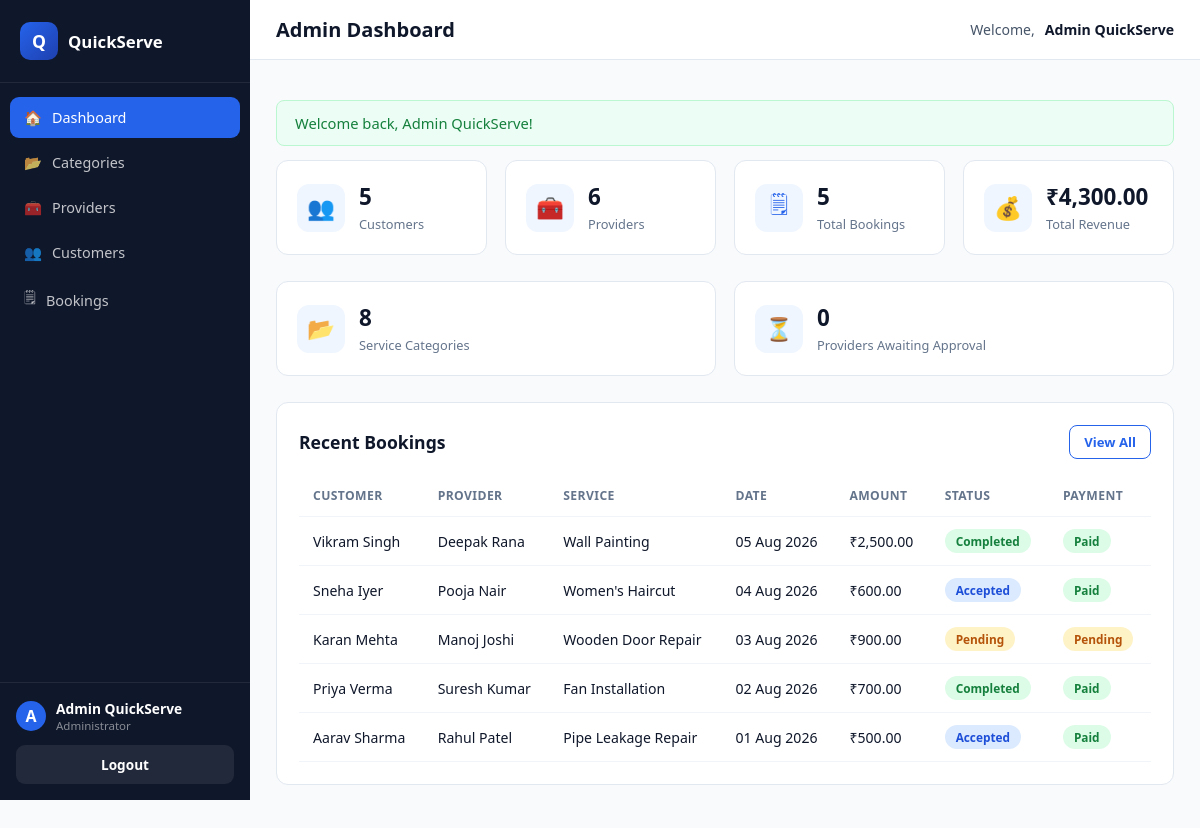
Page /admin/dashboard.php (signed in) on the committed database.
### tables this page shows
CREATE TABLE `bookings` (
  `id` int(11) NOT NULL,
  `customer_id` int(11) DEFAULT NULL,
  `provider_id` int(11) DEFAULT NULL,
  `service_id` int(11) DEFAULT NULL,
  `booking_date` date DEFAULT NULL,
  `booking_time` varchar(20) DEFAULT NULL,
  `address` varchar(255) DEFAULT NULL,
  `amount` decimal(10,2) DEFAULT NULL,
  `booking_status` varchar(30) DEFAULT NULL,
  `payment_status` varchar(30) DEFAULT NULL,
  `created_at` datetime DEFAULT NULL,
  `updated_at` datetime DEFAULT NULL
);

CREATE TABLE `customers` (
  `id` int(11) NOT NULL,
  `full_name` varchar(100) NOT NULL,
  `email` varchar(150) NOT NULL,
  `password` varchar(255) NOT NULL,
  `phone` varchar(15) DEFAULT NULL,
  `address` varchar(255) DEFAULT NULL,
  `profile_image` varchar(255) DEFAULT NULL,
  `status` tinyint(1) DEFAULT 1,
  `created_at` datetime DEFAULT NULL,
  `updated_at` datetime DEFAULT NULL
);

CREATE TABLE `providers` (
  `id` int(11) NOT NULL,
  `full_name` varchar(100) NOT NULL,
  `email` varchar(150) NOT NULL,
  `password` varchar(255) NOT NULL,
  `phone` varchar(15) DEFAULT NULL,
  `category_id` int(11) DEFAULT NULL,
  `experience` int(11) DEFAULT NULL,
  `address` varchar(255) DEFAULT NULL,
  `profile_image` varchar(255) DEFAULT NULL,
  `aadhaar_number` varchar(20) DEFAULT NULL,
  `is_approved` tinyint(1) DEFAULT 0,
  `status` tinyint(1) DEFAULT 1,
  `created_at` datetime DEFAULT NULL,
  `updated_at` datetime DEFAULT NULL
);

CREATE TABLE `services` (
  `id` int(11) NOT NULL,
  `provider_id` int(11) DEFAULT NULL,
  `category_id` int(11) DEFAULT NULL,
  `service_name` varchar(150) NOT NULL,
  `description` text DEFAULT NULL,
  `price` decimal(10,2) DEFAULT NULL,
  `duration` varchar(50) DEFAULT NULL,
  `service_image` varchar(255) DEFAULT NULL,
  `is_available` tinyint(1) DEFAULT 1,
  `created_at` datetime DEFAULT NULL,
  `updated_at` datetime DEFAULT NULL
);

### admin/dashboard.php (the view, shortened to what this page needs)
<?php
require_once __DIR__ . '/../includes/functions.php';
$totalCustomers = (int) $pdo->query("SELECT COUNT(*) FROM customers")->fetchColumn();
$totalProviders = (int) $pdo->query("SELECT COUNT(*) FROM providers")->fetchColumn();
$pendingProviders = (int) $pdo->query("SELECT COUNT(*) FROM providers WHERE is_approved = 0")->fetchColumn();
$totalBookings = (int) $pdo->query("SELECT COUNT(*) FROM bookings")->fetchColumn();
$totalRevenue = (float) $pdo->query("SELECT COALESCE(SUM(amount),0) FROM bookings WHERE payment_status = 'Paid'")->fetchColumn();
$totalCategories = (int) $pdo->query("SELECT COUNT(*) FROM categories")->fetchColumn();
$recentBookings = $pdo->query(
    "SELECT b.*, s.service_name, cu.full_name AS customer_name, p.full_name AS provider_name
     FROM bookings b
     LEFT JOIN services s ON s.id = b.service_id
     LEFT JOIN customers cu ON cu.id = b.customer_id
     LEFT JOIN providers p ON p.id = b.provider_id
     ORDER BY b.created_at DESC LIMIT 8"
)->fetchAll();
require __DIR__ . '/../includes/dash_shell_top.php';
?>
<div class="stat-grid">
  <div class="stat-card"><div class="stat-icon">👥</div><div><strong><?php echo $totalCustomers; ?></strong><span>Customers</span></div></div>
  <div class="stat-card"><div class="stat-icon">🧰</div><div><strong><?php echo $totalProviders; ?></strong><span>Providers</span></div></div>
  <div class="stat-card"><div class="stat-icon">🗒</div><div><strong><?php echo $totalBookings; ?></strong><span>Total Bookings</span></div></div>
  <div class="stat-card"><div class="stat-icon">💰</div><div><strong><?php echo money($totalRevenue); ?></strong><span>Total Revenue</span></div></div>
</div>
<div class="stat-grid" style="grid-template-columns:repeat(2,1fr);">
  <div class="stat-card"><div class="stat-icon">📂</div><div><strong><?php echo $totalCategories; ?></strong><span>Service Categories</span></div></div>
  <div class="stat-card"><div class="stat-icon">⏳</div><div><strong><?php echo $pendingProviders; ?></strong><span>Providers Awaiting Approval</span></div>
  </div>
</div>
<div class="card">
  <div class="card-header">
    <h2>Recent Bookings</h2>
    <a href="<?php echo BASE_URL; ?>admin/bookings.php" class="btn btn-outline btn-sm">View All</a>
  </div>
  <?php if (!$recentBookings): ?>
    <div class="empty-state"><div>🗒</div><p>No bookings yet.</p></div>
  <?php else: ?>
    <div class="table-wrap">
      <table class="data-table">
        <thead><tr><th>Customer</th><th>Provider</th><th>Service</th><th>Date</th><th>Amount</th><th>Status</th><th>Payment</th></tr></thead>
        <tbody>
        <?php foreach ($recentBookings as $b): ?>
          <tr>
            <td><?php echo e($b['customer_name']); ?></td>
            <td><?php echo e($b['provider_name'] ?? 'Unassigned'); ?></td>
            <td><?php echo e($b['service_name']); ?></td>
            <td><?php echo fdate($b['booking_date']); ?></td>
            <td><?php echo money($b['amount']); ?></td>
            <td><span class="badge badge-<?php echo strtolower($b['booking_status']); ?>"><?php echo e($b['booking_status']); ?></span></td>
            <td><span class="badge badge-<?php echo strtolower($b['payment_status']) === 'paid' ? 'paid' : 'pending'; ?>"><?php echo e($b['payment_status']); ?></span></td>
          </tr>
        <?php endforeach; ?>
        </tbody>
      </table>
    </div>
  <?php endif; ?>
</div>
<?php require __DIR__ . '/../includes/dash_shell_bottom.php'; ?>

### assets/css/style.css (style rules this page uses)
:root { --primary: #2563eb; --primary-dark: #1d4ed8; --primary-darker: #1e40af; --primary-light: #dbeafe; --primary-lighter: #eff6ff; --accent: #60a5fa; --success: #16a34a; --danger: #dc2626; --warning: #d97706; --slate-900: #0f172a; --slate-700: #334155; --slate-600: #475569; --slate-500: #64748b; --slate-400: #94a3b8; --slate-300: #cbd5e1; --slate-200: #e2e8f0; --slate-100: #f1f5f9; --slate-50: #f8fafc; --white: #ffffff; --radius: 12px; --radius-sm: 8px; --shadow: 0 4px 20px rgba(15, 23, 42, 0.08); --shadow-lg: 0 12px 36px rgba(15, 23, 42, 0.14); --font: 'Segoe UI', Roboto, Helvetica, Arial, sans-serif; }
* { box-sizing: border-box; }
html, body { margin: 0; padding: 0; font-family: var(--font); color: var(--slate-900); background: var(--slate-50); scroll-behavior: smooth; }
a { text-decoration: none; color: inherit; }
.btn { display: inline-flex; align-items: center; justify-content: center; gap: 8px; padding: 12px 22px; border-radius: 999px; border: none; font-weight: 600; font-size: 0.95rem; cursor: pointer; transition: all 0.2s ease; }
.btn-outline { background: #fff; color: var(--primary); border: 1.5px solid var(--primary); }
.btn-sm { padding: 7px 14px; font-size: 0.82rem; border-radius: 8px; }
.stat-grid { display: grid; grid-template-columns: repeat(4, 1fr); gap: 18px; margin-bottom: 26px; }
.stat-card { background: #fff; border-radius: var(--radius); padding: 20px; border: 1px solid var(--slate-200); display: flex; align-items: center; gap: 14px; }
.stat-icon { width: 48px; height: 48px; border-radius: 12px; display: flex; align-items: center; justify-content: center; font-size: 1.4rem; background: var(--primary-lighter); color: var(--primary); flex-shrink: 0; }
.stat-card strong { display: block; font-size: 1.4rem; color: var(--slate-900); }
.stat-card span { font-size: 0.8rem; color: var(--slate-500); }
.card { background: #fff; border-radius: var(--radius); border: 1px solid var(--slate-200); padding: 22px; margin-bottom: 22px; }
.card-header { display: flex; align-items: center; justify-content: space-between; margin-bottom: 16px; }
.card-header h2 { font-size: 1.1rem; margin: 0; }
.table-wrap { overflow-x: auto; }
table.data-table { width: 100%; border-collapse: collapse; font-size: 0.88rem; }
table.data-table th, table.data-table td { padding: 12px 14px; text-align: left; border-bottom: 1px solid var(--slate-100); white-space: nowrap; }
table.data-table th { color: var(--slate-500); font-weight: 700; font-size: 0.76rem; text-transform: uppercase; letter-spacing: 0.4px; }
.badge { display: inline-block; padding: 4px 11px; border-radius: 999px; font-size: 0.74rem; font-weight: 700; text-transform: capitalize; }
.badge-pending { background: #fef3c7; color: #b45309; }
.badge-accepted { background: #dbeafe; color: #1d4ed8; }
.badge-completed { background: #dcfce7; color: #15803d; }
.badge-paid { background: #dcfce7; color: #15803d; }

### rows in the picture
bookings: customer.full_name "Vikram Singh", provider.full_name "Deepak Rana", service.service_name "Wall Painting", booking_date "05 Aug 2026", amount "₹2,500.00", booking_status "Completed", payment_status "Paid"
bookings: customer.full_name "Sneha Iyer", provider.full_name "Pooja Nair", service.service_name "Women's Haircut", booking_date "04 Aug 2026", amount "₹600.00", booking_status "Accepted", payment_status "Paid"
bookings: customer.full_name "Karan Mehta", provider.full_name "Manoj Joshi", service.service_name "Wooden Door Repair", booking_date "03 Aug 2026", amount "₹900.00", booking_status "Pending", payment_status "Pending"
bookings: customer.full_name "Priya Verma", provider.full_name "Suresh Kumar", service.service_name "Fan Installation", booking_date "02 Aug 2026", amount "₹700.00", booking_status "Completed", payment_status "Paid"
bookings: customer.full_name "Aarav Sharma", provider.full_name "Rahul Patel", service.service_name "Pipe Leakage Repair", booking_date "01 Aug 2026", amount "₹500.00", booking_status "Accepted", payment_status "Paid"

### other values in the picture
$item['icon'] "🏠"
$item['label'] "Dashboard"
$item['icon'] "📂"
$item['label'] "Categories"
$item['icon'] "🧰"
$item['label'] "Providers"
$item['icon'] "👥"
$item['label'] "Customers"
$item['icon'] "🗒"
$item['label'] "Bookings"
substr($dashUserName, 0, 1) "A"
$dashUserName "Admin QuickServe"
$dashUserSub "Administrator"
$pageTitle "Admin Dashboard"
$flash['message'] "Welcome back, Admin QuickServe!"
